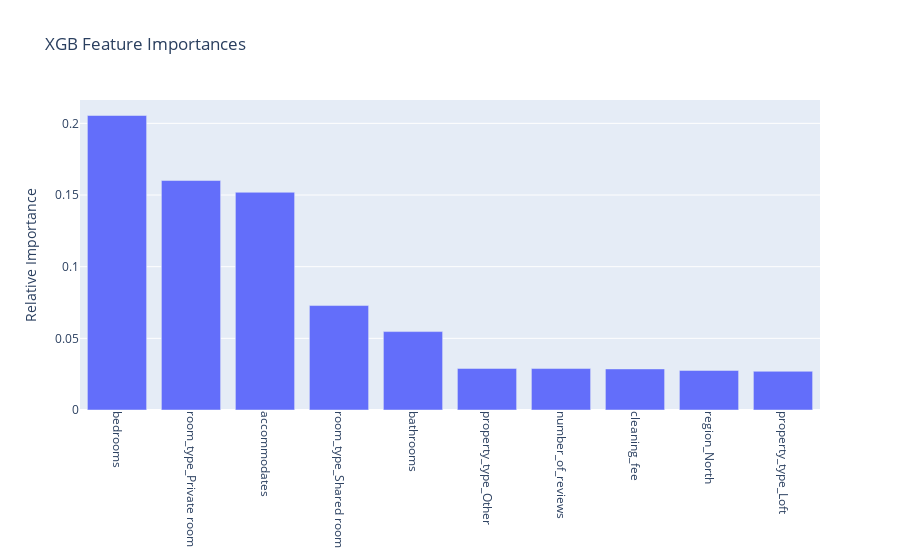

This figure's notebook cell:
### Code cell
importances = pd.DataFrame({'feature': features_scaled.columns, 'importance': feature_importance}).sort_values('importance', ascending=False).reset_index(drop=True)

trace = go.Bar(x=importances.head(40).feature, y=importances.head(10).importance)

layout = go.Layout(title='XGB Feature Importances',
                  yaxis=dict(title='Relative Importance'))

fig = go.Figure([trace], layout)
fig.update_xaxes(tickangle=90)
iplot(fig, filename='feature_importance.html')

### Figure 1 — Plotly figure (JSON) as saved in the notebook; plotly's stock layout.template omitted (floating-point values rounded to 4 significant figures)
{"data": [{"type": "bar", "x": ["bedrooms", "room_type_Private room", "accommodates", "room_type_Shared room", "bathrooms", "property_type_Other", "number_of_reviews", "cleaning_fee", "region_North", "property_type_Loft", "property_type_Serviced apartment", "extra_people", "host_is_superhost_t", "property_type_House", "review_scores_rating", "room_type_Hotel room", "property_type_Guest suite", "security_deposit", "region_West", "region_East", "region_South", "property_type_Condominium", "property_type_Townhouse", "property_type_Bungalow", "property_type_Guesthouse"], "y": [0.2055, 0.1601, 0.1519, 0.07287, 0.05471, 0.029, 0.02891, 0.02866, 0.02759, 0.02699]}], "layout": {"title": {"text": "XGB Feature Importances"}, "xaxis": {"tickangle": 90}, "yaxis": {"title": {"text": "Relative Importance"}}}}
